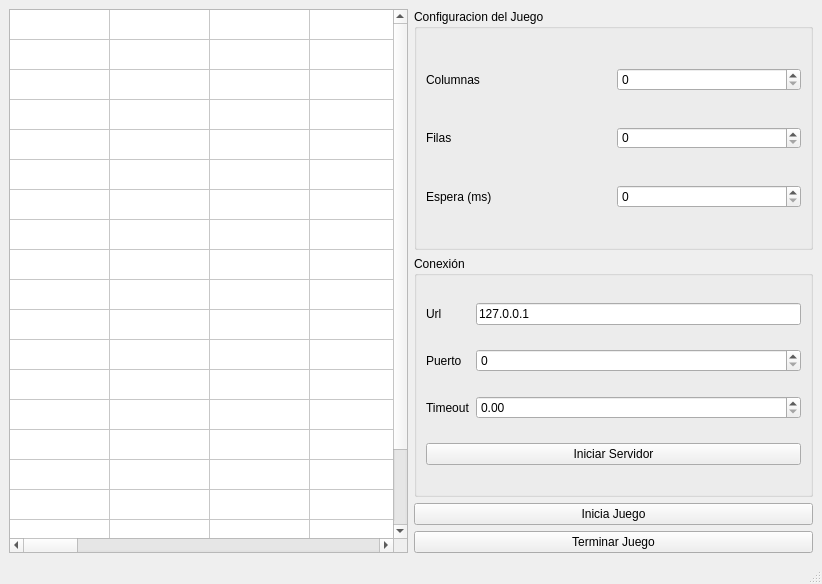
<?xml version="1.0" encoding="UTF-8"?>
<ui version="4.0">
 <class>MainWindow</class>
 <widget class="QMainWindow" name="MainWindow">
  <property name="geometry">
   <rect>
    <x>0</x>
    <y>0</y>
    <width>822</width>
    <height>584</height>
   </rect>
  </property>
  <property name="windowTitle">
   <string>Servidor</string>
  </property>
  <widget class="QWidget" name="centralwidget">
   <layout class="QGridLayout" name="gridLayout_3">
    <item row="2" column="1">
     <widget class="QPushButton" name="iniciajuego">
      <property name="text">
       <string>Inicia Juego</string>
      </property>
     </widget>
    </item>
    <item row="1" column="1">
     <widget class="QGroupBox" name="groupBox_2">
      <property name="title">
       <string>Conexión</string>
      </property>
      <layout class="QGridLayout" name="gridLayout_2">
       <item row="1" column="1">
        <widget class="QSpinBox" name="puerto">
         <property name="maximum">
          <number>8000</number>
         </property>
        </widget>
       </item>
       <item row="0" column="0">
        <widget class="QLabel" name="label_4">
         <property name="text">
          <string>Url</string>
         </property>
        </widget>
       </item>
       <item row="0" column="1">
        <widget class="QLineEdit" name="url">
         <property name="text">
          <string>127.0.0.1</string>
         </property>
        </widget>
       </item>
       <item row="1" column="0">
        <widget class="QLabel" name="label_5">
         <property name="text">
          <string>Puerto</string>
         </property>
        </widget>
       </item>
       <item row="2" column="0">
        <widget class="QLabel" name="label_6">
         <property name="text">
          <string>Timeout</string>
         </property>
        </widget>
       </item>
       <item row="3" column="0" colspan="2">
        <widget class="QPushButton" name="serverstart">
         <property name="text">
          <string>Iniciar Servidor</string>
         </property>
        </widget>
       </item>
       <item row="2" column="1">
        <widget class="QDoubleSpinBox" name="timeout"/>
       </item>
      </layout>
     </widget>
    </item>
    <item row="0" column="1">
     <widget class="QGroupBox" name="groupBox">
      <property name="title">
       <string>Configuracion del Juego</string>
      </property>
      <layout class="QGridLayout" name="gridLayout">
       <item row="5" column="0">
        <widget class="QLabel" name="label_3">
         <property name="text">
          <string>Espera (ms)</string>
         </property>
        </widget>
       </item>
       <item row="0" column="0">
        <widget class="QLabel" name="label">
         <property name="text">
          <string>Columnas</string>
         </property>
        </widget>
       </item>
       <item row="0" column="1">
        <widget class="QSpinBox" name="columnas">
         <property name="minimumSize">
          <size>
           <width>131</width>
           <height>0</height>
          </size>
         </property>
         <property name="wrapping">
          <bool>false</bool>
         </property>
        </widget>
       </item>
       <item row="5" column="1">
        <widget class="QSpinBox" name="espera"/>
       </item>
       <item row="1" column="0">
        <widget class="QLabel" name="label_2">
         <property name="text">
          <string>Filas</string>
         </property>
        </widget>
       </item>
       <item row="1" column="1">
        <widget class="QSpinBox" name="filas">
         <property name="maximumSize">
          <size>
           <width>16777215</width>
           <height>22</height>
          </size>
         </property>
        </widget>
       </item>
      </layout>
     </widget>
    </item>
    <item row="3" column="1">
     <widget class="QPushButton" name="pushButton_2">
      <property name="text">
       <string>Terminar Juego</string>
      </property>
     </widget>
    </item>
    <item row="0" column="0" rowspan="4">
     <widget class="QTableWidget" name="tableWidget">
      <property name="selectionMode">
       <enum>QAbstractItemView::NoSelection</enum>
      </property>
      <property name="showGrid">
       <bool>true</bool>
      </property>
      <property name="sortingEnabled">
       <bool>false</bool>
      </property>
      <property name="rowCount">
       <number>20</number>
      </property>
      <property name="columnCount">
       <number>20</number>
      </property>
      <attribute name="horizontalHeaderVisible">
       <bool>false</bool>
      </attribute>
      <attribute name="horizontalHeaderMinimumSectionSize">
       <number>4</number>
      </attribute>
      <attribute name="verticalHeaderVisible">
       <bool>false</bool>
      </attribute>
      <attribute name="verticalHeaderMinimumSectionSize">
       <number>4</number>
      </attribute>
      <row/>
      <row/>
      <row/>
      <row/>
      <row/>
      <row/>
      <row/>
      <row/>
      <row/>
      <row/>
      <row/>
      <row/>
      <row/>
      <row/>
      <row/>
      <row/>
      <row/>
      <row/>
      <row/>
      <row/>
      <column/>
      <column/>
      <column/>
      <column/>
      <column/>
      <column/>
      <column/>
      <column/>
      <column/>
      <column/>
      <column/>
      <column/>
      <column/>
      <column/>
      <column/>
      <column/>
      <column/>
      <column/>
      <column/>
      <column/>
     </widget>
    </item>
   </layout>
  </widget>
  <widget class="QMenuBar" name="menubar">
   <property name="geometry">
    <rect>
     <x>0</x>
     <y>0</y>
     <width>822</width>
     <height>21</height>
    </rect>
   </property>
  </widget>
  <widget class="QStatusBar" name="statusbar"/>
 </widget>
 <resources/>
 <connections/>
</ui>
